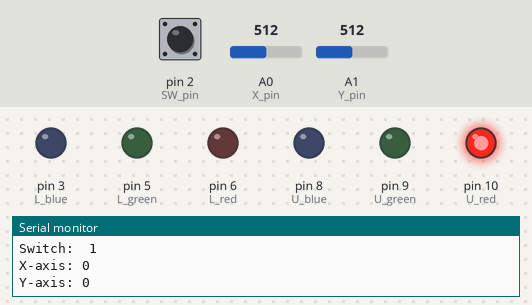
Bench run of a sketch on a simulated Arduino Uno, built with avr-gcc and run on an emulated ATmega328P. Shown: output pins drawn as LEDs (lit = HIGH), the last lines printed to the serial monitor. Dashed ring = blinking. The test bench sets the inputs (shaded band); at power-on: A1 (Y_pin) = 512, A0 (X_pin) = 512, pin 2 (SW_pin) HIGH. Random numbers use the default seed unless the sketch sets one.

Above: at 1.2 s.
1.3 s: A1 (Y_pin) set to 505
At 1.7 s:
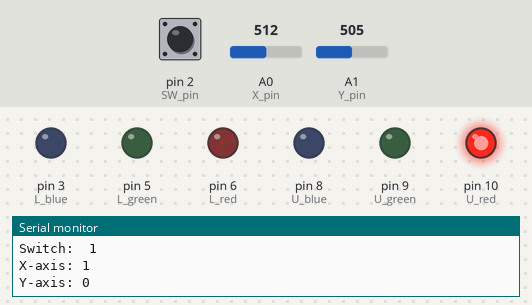
4.3 s: A0 (X_pin) set to 55
7.3 s: A0 (X_pin) set to 48
At 7.53 s:
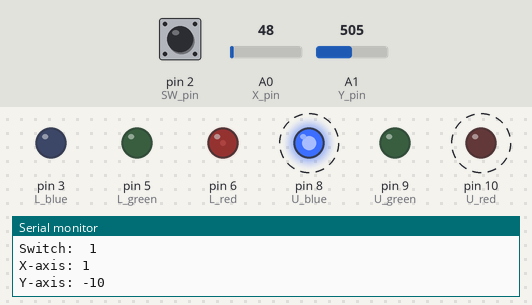
At 7.93 s:
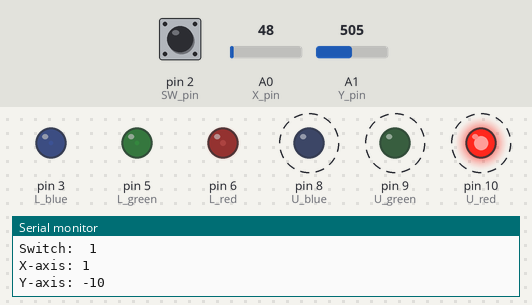
10.3 s: pin 2 (SW_pin) pulled LOW for 1 s
At 10.54 s:
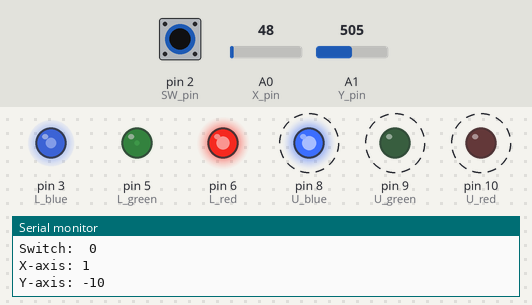
13.3 s: A1 (Y_pin) set to 0
16.3 s: A0 (X_pin) set to 122
Timing chart, 0 to 19.8 s (numbered marks = the images above; inputs shaded):
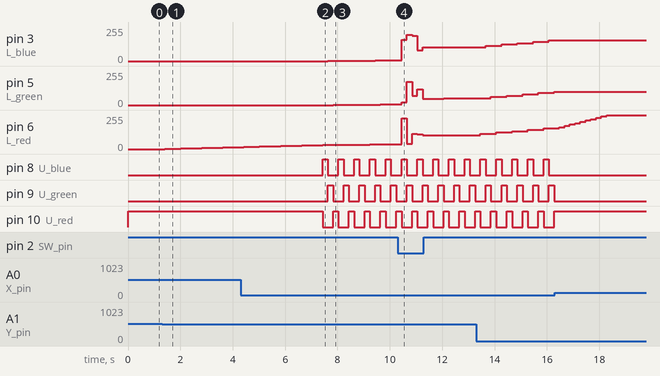

Measured:
- the behaviour switches between 52 and 51 on A0 (X_pin) (found by bisection; images 1 and 2)
- after the input at 1.3 s, pin 6 (L_red): moves from 0/255 to 15/255 over 2.8 s, starting after 0.11 s
- after the input at 7.3 s, pin 3 (L_blue): moves from 0/255 to 5/255 over 2.4 s, starting after 0.33 s; pin 5 (L_green): moves from 0/255 to 5/255 over 2.4 s, starting after 0.53 s

The sketch:

RGB_Colour_Mixer.ino
```cpp
//CPSC 599.88 Project 0
//Jan 25, 2024
//Benjamin Niles

//Code based off of ELegoo Arduino Lesson 4 RGB LED, and Lesson 12 Analog Joystick Module

// pins for joystick
const int SW_pin = 2; // digital pin connected to switch output
const int X_pin = A0; // analog pin connected to X output
const int Y_pin = A1; // analog pin connected to Y output

//pins for upper led
const int U_red = 10;
const int U_green = 9;
const int U_blue = 8;

//pins for lower led
const int L_red = 6;
const int L_green = 5;
const int L_blue = 3;


void setup() {
  //set up joystick button
  pinMode(SW_pin, INPUT);
  digitalWrite(SW_pin, HIGH);

  //set up LEDs
  pinMode(U_red, OUTPUT);
  pinMode(U_green, OUTPUT);
  pinMode(U_blue, OUTPUT);
  digitalWrite(U_red, HIGH);
  digitalWrite(U_green, LOW);
  digitalWrite(U_blue, LOW);

  pinMode(L_red, OUTPUT);
  pinMode(L_green, OUTPUT);
  pinMode(L_blue, OUTPUT);
  digitalWrite(L_red, LOW);
  digitalWrite(L_green, LOW);
  digitalWrite(L_blue, LOW);

  Serial.begin(9600);
}

int xValue, yValue, buttonValue;
int l_redValue, l_greenValue, l_blueValue = 0;


void loop() {
  //swap x and y axes, and flip x axis to match physical orientation of joystick
  xValue = -map(analogRead(Y_pin), 0, 1023, -10, 10);
  yValue = map(analogRead(X_pin), 0, 1023, -10, 10);
  buttonValue = digitalRead(SW_pin);

  Serial.print("Switch:  ");
  Serial.println(buttonValue);
  Serial.print("X-axis: ");
  Serial.println(xValue);
  Serial.print("Y-axis: ");
  Serial.println(yValue);

//colour adjustment
  if(digitalRead(U_red) == HIGH){
    l_redValue += xValue;
    if(l_redValue > 255) l_redValue = 255;
    if(l_redValue < 0) l_redValue = 0;
  }
  else if (digitalRead(U_green) == HIGH){
    l_greenValue += xValue;
    if(l_greenValue > 255) l_greenValue = 255;
    if(l_greenValue < 0) l_greenValue = 0;
  }
  else if (digitalRead(U_blue) == HIGH){
    l_blueValue += xValue;
    if(l_blueValue > 255) l_blueValue = 255;
    if(l_blueValue < 0) l_blueValue = 0;
  }

//switch between r>g>b>r
  if(yValue >9){
   if(digitalRead(U_red) == HIGH){
   digitalWrite(U_red, LOW);
   digitalWrite(U_green, HIGH);
   }
   else if (digitalRead(U_green) == HIGH){
    digitalWrite(U_green, LOW);
    digitalWrite(U_blue, HIGH);
   }
   else if (digitalRead(U_blue) == HIGH){
    digitalWrite(U_blue, LOW);
    digitalWrite(U_red, HIGH);
   }
  }

//switch between r<g<b<r
  if(yValue <-9){
   if(digitalRead(U_red) == HIGH){
    digitalWrite(U_red, LOW);
    digitalWrite(U_blue, HIGH);
   }
   else if (digitalRead(U_green) == HIGH){
    digitalWrite(U_green, LOW);
    digitalWrite(U_red, HIGH);
   }
   else if (digitalRead(U_blue) == HIGH){
    digitalWrite(U_blue, LOW);
    digitalWrite(U_green, HIGH);
   }
  }

//random colour if button is pressed
  if(buttonValue == 0){
    l_redValue = random(0, 255);
    l_greenValue = random(0, 255);
    l_blueValue = random(0, 255);
  }

//display the new colour
  analogWrite(L_red, l_redValue);
  analogWrite(L_green, l_greenValue);
  analogWrite(L_blue, l_blueValue);

  delay(200);
}
```
